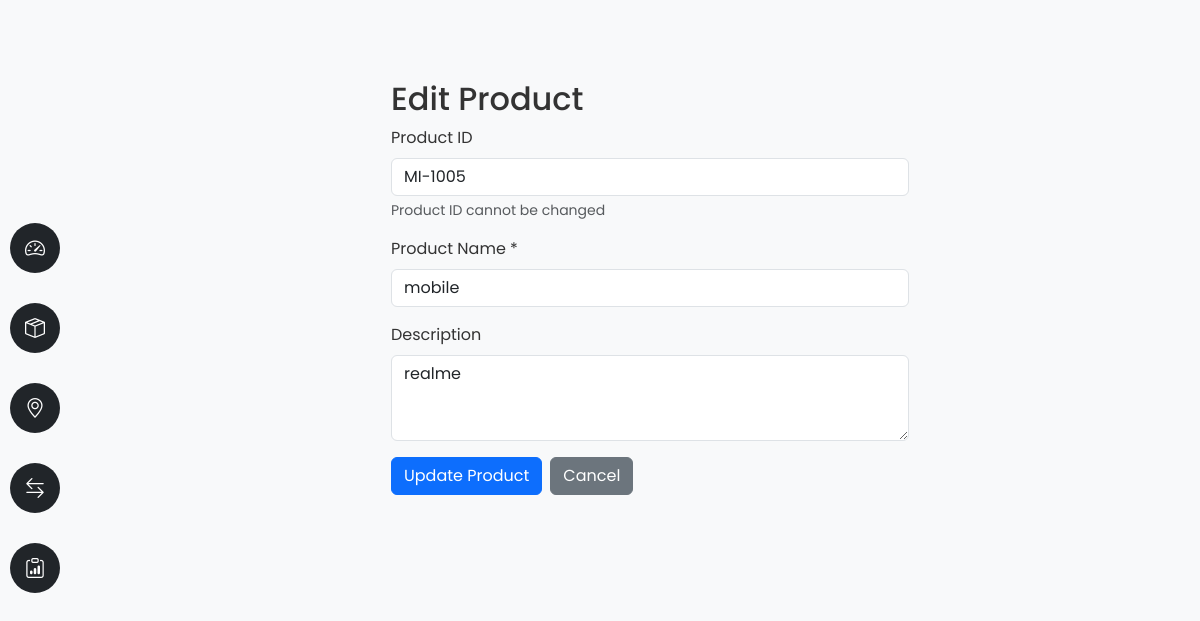
Screenshot of /product/edit/MI-1005 with the database file from the repository.
### tables this page shows
CREATE TABLE product (
                product_id VARCHAR(50) PRIMARY KEY,
                name VARCHAR(100) NOT NULL,
                description TEXT
            );

### app.py (the view, shortened to what this page needs)
@app.route('/product/edit/<product_id>', methods=['GET', 'POST'])
def edit_product(product_id):
    db = get_db()
    product = db.execute('SELECT * FROM product WHERE product_id = ?', (product_id,)).fetchone()
    if not product:
        flash('Product not found!', 'error')
        return redirect(url_for('products'))
    return render_template('edit_product.html', product=product)

### app.py (called while the page is built)
def get_db():
    if 'db' not in g:
        g.db = sqlite3.connect(app.config['DATABASE'])
        g.db.row_factory = sqlite3.Row
    return g.db

@app.teardown_appcontext
def close_db_handler(error):
    close_db()

### templates/edit_product.html (shortened to what this page needs)
{% extends "base.html" %}
{% block content %}
<div class="row justify-content-center">
    <div class="col-md-6">
        <h2>Edit Product</h2>
        <form method="POST">
            <div class="mb-3">
                <label for="product_id" class="form-label">Product ID</label>
                <input type="text" class="form-control" id="product_id" value="{{ product.product_id }}" readonly>
                <div class="form-text">Product ID cannot be changed</div>
            </div>
            <div class="mb-3">
                <label for="name" class="form-label">Product Name *</label>
                <input type="text" class="form-control" id="name" name="name" value="{{ product.name }}" required>
            </div>
            <div class="mb-3">
                <label for="description" class="form-label">Description</label>
                <textarea class="form-control" id="description" name="description" rows="3">{{ product.description if product.description else '' }}</textarea>
            </div>
            <div class="d-flex gap-2">
                <button type="submit" class="btn btn-primary">Update Product</button>
                <a href="{{ url_for('products') }}" class="btn btn-secondary">Cancel</a>
            </div>
        </form>
    </div>
</div>
{% endblock %}

### static/style.css (style rules this page uses)
* { margin: 0; padding: 0; box-sizing: border-box; }
body { font-family:poppins, sans-serif; background-color: #f8f9fa; color: #333; }

### templates/base.html (style rules this page uses)
body { font-family: 'Poppins', sans-serif; display: flex; min-height: 100vh; margin: 0; }

### rows the page displays
product: product_id "MI-1005", name "mobile", description "realme"
